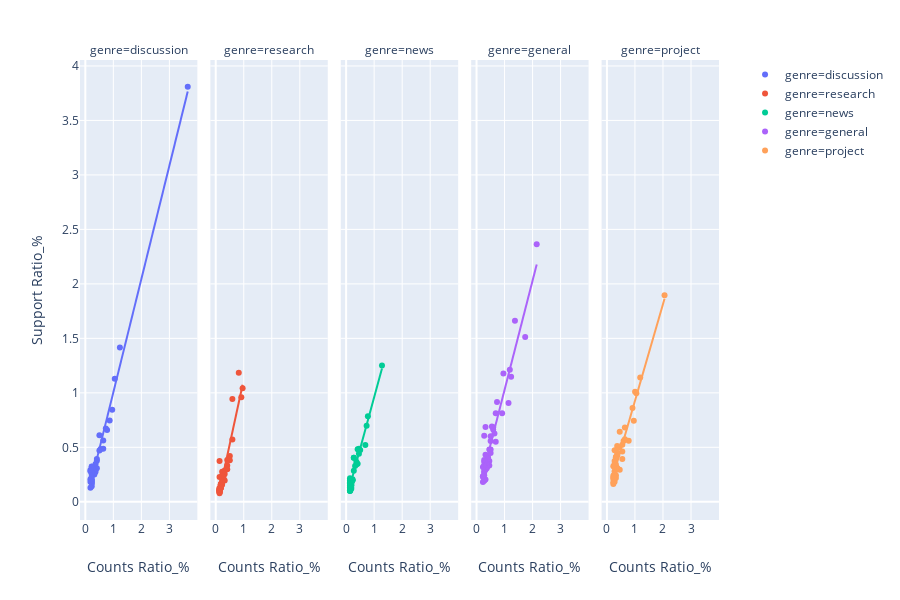

Write notebook code for a chart like this one.
### Code cell
import plotly.express as px
sup_ratio = px.scatter(new_ratio,x = "Counts Ratio_%", y="Support Ratio_%", 
                       color="genre", facet_col="genre", trendline = "ols",
                      hover_name="words")

plotly.offline.iplot(sup_ratio, show_link= True, image_width=800, image_height=600)

### Figure 1 — Plotly figure (JSON) as saved in the notebook; plotly's stock layout.template omitted (floating-point values rounded to 4 significant figures)
{"data": [{"hoverlabel": {"namelength": 0}, "hovertemplate": "<b>%{hovertext}</b><br><br>genre=discussion<br>Counts Ratio_%=%{x}<br>Support Ratio_%=%{y}", "hovertext": ["machine-learning", "papers", "ai", "deep-learning", "google", "learning", "neural", "openai", "tensorflow", "networks", "research", "best", "reinforcement", "first", "deep", "data", "work", "intelligence", "new", "model", "introduction", "production", "course", "science", "training", "reaing", "list", "andrew", "artificial", "understand", "made", "pytorch", "problem", "long", "current", "overview", "nature"], "legendgroup": "genre=discussion", "marker": {"color": "#636efa", "symbol": "circle"}, "mode": "markers", "name": "genre=discussion", "showlegend": true, "type": "scatter", "x": [3.655, 1.233, 1.051, 0.9593, 0.868, 0.7766, 0.7309, 0.6396, 0.6396, 0.5482, 0.5025, 0.5025, 0.4111, 0.4111, 0.4111, 0.3655, 0.3655, 0.3198, 0.3198, 0.3198, 0.2741, 0.2284, 0.2284, 0.2284, 0.2284, 0.2284, 0.2284, 0.2284, 0.2284, 0.2284, 0.2284, 0.2284, 0.1827, 0.1827, 0.1827, 0.1827, 0.1827], "xaxis": "x", "y": [3.809, 1.416, 1.128, 0.8458, 0.7457, 0.6599, 0.6732, 0.4866, 0.5624, 0.4851, 0.6098, 0.4715, 0.3084, 0.3764, 0.393, 0.3469, 0.2747, 0.2825, 0.2495, 0.2546, 0.2536, 0.1424, 0.2511, 0.2059, 0.1741, 0.1929, 0.2637, 0.3211, 0.1933, 0.3228, 0.2295, 0.1685, 0.2813, 0.1841, 0.128, 0.2908, 0.2066], "yaxis": "y"}, {"hoverlabel": {"namelength": 0}, "hovertemplate": "<b>OLS trendline</b><br>Support Ratio_% = 1.039767 * Counts Ratio_% + -0.034756<br>R<sup>2</sup>=0.984505<br><br>genre=discussion<br>Counts Ratio_%=%{x}<br>Support Ratio_%=%{y} <b>(trend)</b>", "legendgroup": "genre=discussion", "marker": {"color": "#636efa", "symbol": "circle"}, "mode": "lines", "name": "genre=discussion", "showlegend": false, "type": "scatter", "x": [0.1827, 0.1827, 0.1827, 0.1827, 0.1827, 0.2284, 0.2284, 0.2284, 0.2284, 0.2284, 0.2284, 0.2284, 0.2284, 0.2284, 0.2284, 0.2284, 0.2741, 0.3198, 0.3198, 0.3198, 0.3655, 0.3655, 0.4111, 0.4111, 0.4111, 0.5025, 0.5025, 0.5482, 0.6396, 0.6396, 0.7309, 0.7766, 0.868, 0.9593, 1.051, 1.233, 3.655], "xaxis": "x", "y": [0.1552, 0.1552, 0.1552, 0.1552, 0.1552, 0.2027, 0.2027, 0.2027, 0.2027, 0.2027, 0.2027, 0.2027, 0.2027, 0.2027, 0.2027, 0.2027, 0.2502, 0.2977, 0.2977, 0.2977, 0.3452, 0.3452, 0.3927, 0.3927, 0.3927, 0.4877, 0.4877, 0.5352, 0.6302, 0.6302, 0.7252, 0.7727, 0.8677, 0.9627, 1.058, 1.248, 3.765], "yaxis": "y"}, {"hoverlabel": {"namelength": 0}, "hovertemplate": "<b>%{hovertext}</b><br><br>genre=research<br>Counts Ratio_%=%{x}<br>Support Ratio_%=%{y}", "hovertext": ["neural", "networks", "images", "deep", "learning", "ai", "papers", "machine-learning", "deep-learning", "adversaial", "model", "gans", "synthesis", "deepmind", "openai", "convolutional", "2018", "2019", "google", "reinforcement", "new", "network", "using", "training", "research", "10", "top", "language", "released", "review", "data", "alphago", "iclr", "models", "transfer", "graph", "two", "self-play", "grid", "open", "without", "notes", "first", "person", "video", "code", "articles", "3d"], "legendgroup": "genre=research", "marker": {"color": "#EF553B", "symbol": "circle"}, "mode": "markers", "name": "genre=research", "showlegend": true, "type": "scatter", "x": [0.9593, 0.9137, 0.8223, 0.5939, 0.5939, 0.5025, 0.5025, 0.4111, 0.4111, 0.4111, 0.3198, 0.3198, 0.3198, 0.2741, 0.2741, 0.2741, 0.2741, 0.2284, 0.2284, 0.2284, 0.2284, 0.2284, 0.2284, 0.2284, 0.1827, 0.1827, 0.1827, 0.1827, 0.1827, 0.1827, 0.1827, 0.1827, 0.1827, 0.1827, 0.137, 0.137, 0.137, 0.137, 0.137, 0.137, 0.137, 0.137, 0.137, 0.137, 0.137, 0.137, 0.137, 0.137], "xaxis": "x2", "y": [1.042, 0.9592, 1.183, 0.9434, 0.5718, 0.421, 0.3824, 0.2979, 0.3321, 0.3842, 0.2866, 0.1946, 0.2551, 0.2564, 0.2301, 0.2483, 0.2099, 0.1818, 0.276, 0.1746, 0.2393, 0.1748, 0.1849, 0.1558, 0.129, 0.1525, 0.1607, 0.1336, 0.159, 0.1267, 0.1558, 0.1645, 0.1421, 0.132, 0.3751, 0.1115, 0.08826, 0.07847, 0.09148, 0.08938, 0.2284, 0.09791, 0.1253, 0.1056, 0.1084, 0.1034, 0.126, 0.1097], "yaxis": "y2"}, {"hoverlabel": {"namelength": 0}, "hovertemplate": "<b>OLS trendline</b><br>Support Ratio_% = 1.189564 * Counts Ratio_% + -0.066762<br>R<sup>2</sup>=0.880018<br><br>genre=research<br>Counts Ratio_%=%{x}<br>Support Ratio_%=%{y} <b>(trend)</b>", "legendgroup": "genre=research", "marker": {"color": "#EF553B", "symbol": "circle"}, "mode": "lines", "name": "genre=research", "showlegend": false, "type": "scatter", "x": [0.137, 0.137, 0.137, 0.137, 0.137, 0.137, 0.137, 0.137, 0.137, 0.137, 0.137, 0.137, 0.137, 0.137, 0.1827, 0.1827, 0.1827, 0.1827, 0.1827, 0.1827, 0.1827, 0.1827, 0.1827, 0.1827, 0.2284, 0.2284, 0.2284, 0.2284, 0.2284, 0.2284, 0.2284, 0.2741, 0.2741, 0.2741, 0.2741, 0.3198, 0.3198, 0.3198, 0.4111, 0.4111, 0.4111, 0.5025, 0.5025, 0.5939, 0.5939, 0.8223, 0.9137, 0.9593], "xaxis": "x2", "y": [0.09627, 0.09627, 0.09627, 0.09627, 0.09627, 0.09627, 0.09627, 0.09627, 0.09627, 0.09627, 0.09627, 0.09627, 0.09627, 0.09627, 0.1506, 0.1506, 0.1506, 0.1506, 0.1506, 0.1506, 0.1506, 0.1506, 0.1506, 0.1506, 0.205, 0.205, 0.205, 0.205, 0.205, 0.205, 0.205, 0.2593, 0.2593, 0.2593, 0.2593, 0.3136, 0.3136, 0.3136, 0.4223, 0.4223, 0.4223, 0.531, 0.531, 0.6397, 0.6397, 0.9114, 1.02, 1.074], "yaxis": "y2"}, {"hoverlabel": {"namelength": 0}, "hovertemplate": "<b>%{hovertext}</b><br><br>genre=news<br>Counts Ratio_%=%{x}<br>Support Ratio_%=%{y}", "hovertext": ["ai", "machine-learning", "google", "tensorflow", "open", "openai", "deep-learning", "pytorch", "new", "deepmind", "research", "neural", "andrew", "ng", "first", "model", "source", "released", "work", "nips", "releases", "models", "facebook", "launches", "gpus", "nvidia", "network", "game", "2017", "announcing", "stanford", "videos", "times", "project", "tasks", "self-driving", "dataset", "sources", "library", "wins", "data", "fund", "introducing", "alphago", "award", "get", "book"], "legendgroup": "genre=news", "marker": {"color": "#00cc96", "symbol": "circle"}, "mode": "markers", "name": "genre=news", "showlegend": true, "type": "scatter", "x": [1.279, 0.7766, 0.7309, 0.6852, 0.5025, 0.4568, 0.4568, 0.4111, 0.4111, 0.3655, 0.3655, 0.3198, 0.2741, 0.2741, 0.2741, 0.2284, 0.2284, 0.2284, 0.1827, 0.1827, 0.1827, 0.1827, 0.1827, 0.1827, 0.1827, 0.1827, 0.1827, 0.1827, 0.137, 0.137, 0.137, 0.137, 0.137, 0.137, 0.137, 0.137, 0.137, 0.137, 0.137, 0.137, 0.137, 0.137, 0.137, 0.137, 0.137, 0.137, 0.137], "xaxis": "x3", "y": [1.25, 0.7845, 0.6978, 0.5203, 0.4751, 0.4406, 0.4872, 0.3481, 0.4834, 0.3431, 0.3672, 0.3277, 0.4049, 0.4049, 0.286, 0.1972, 0.207, 0.1982, 0.1697, 0.1964, 0.1316, 0.1499, 0.1509, 0.1792, 0.1785, 0.1182, 0.1941, 0.1628, 0.1776, 0.1294, 0.1736, 0.1485, 0.1348, 0.1046, 0.195, 0.1285, 0.1736, 0.1316, 0.1028, 0.1636, 0.2171, 0.1732, 0.09861, 0.1443, 0.1927, 0.1006, 0.1704], "yaxis": "y3"}, {"hoverlabel": {"namelength": 0}, "hovertemplate": "<b>OLS trendline</b><br>Support Ratio_% = 0.944421 * Counts Ratio_% + 0.015346<br>R<sup>2</sup>=0.950031<br><br>genre=news<br>Counts Ratio_%=%{x}<br>Support Ratio_%=%{y} <b>(trend)</b>", "legendgroup": "genre=news", "marker": {"color": "#00cc96", "symbol": "circle"}, "mode": "lines", "name": "genre=news", "showlegend": false, "type": "scatter", "x": [0.137, 0.137, 0.137, 0.137, 0.137, 0.137, 0.137, 0.137, 0.137, 0.137, 0.137, 0.137, 0.137, 0.137, 0.137, 0.137, 0.137, 0.137, 0.137, 0.1827, 0.1827, 0.1827, 0.1827, 0.1827, 0.1827, 0.1827, 0.1827, 0.1827, 0.1827, 0.2284, 0.2284, 0.2284, 0.2741, 0.2741, 0.2741, 0.3198, 0.3655, 0.3655, 0.4111, 0.4111, 0.4568, 0.4568, 0.5025, 0.6852, 0.7309, 0.7766, 1.279], "xaxis": "x3", "y": [0.1448, 0.1448, 0.1448, 0.1448, 0.1448, 0.1448, 0.1448, 0.1448, 0.1448, 0.1448, 0.1448, 0.1448, 0.1448, 0.1448, 0.1448, 0.1448, 0.1448, 0.1448, 0.1448, 0.1879, 0.1879, 0.1879, 0.1879, 0.1879, 0.1879, 0.1879, 0.1879, 0.1879, 0.1879, 0.2311, 0.2311, 0.2311, 0.2742, 0.2742, 0.2742, 0.3174, 0.3605, 0.3605, 0.4036, 0.4036, 0.4468, 0.4468, 0.4899, 0.6625, 0.7056, 0.7488, 1.223], "yaxis": "y3"}, {"hoverlabel": {"namelength": 0}, "hovertemplate": "<b>%{hovertext}</b><br><br>genre=general<br>Counts Ratio_%=%{x}<br>Support Ratio_%=%{y}", "hovertext": ["machine-learning", "neural", "google", "deep-learning", "ai", "networks", "research", "using", "deepmind", "project", "ama", "free", "news", "discussion", "images", "released", "network", "data", "new", "deep", "python", "alphago", "papers", "video", "hinton", "adversaial", "dataset", "machinelearning", "team", "learning", "science", "geoffrey", "go", "amain", "introduction", "andrew", "play", "videos", "ng", "convolutional", "machine", "generaive", "brain", "openai", "artificial", "microsoft", "work", "us", "code"], "legendgroup": "genre=general", "marker": {"color": "#ab63fa", "symbol": "circle"}, "mode": "markers", "name": "genre=general", "showlegend": true, "type": "scatter", "x": [2.147, 1.736, 1.37, 1.233, 1.188, 1.142, 0.9593, 0.9137, 0.7309, 0.6852, 0.6852, 0.6396, 0.5939, 0.5939, 0.5482, 0.5025, 0.5025, 0.5025, 0.5025, 0.4568, 0.4568, 0.4568, 0.4111, 0.4111, 0.3655, 0.3655, 0.3655, 0.3198, 0.3198, 0.3198, 0.3198, 0.3198, 0.3198, 0.2741, 0.2741, 0.2741, 0.2741, 0.2741, 0.2741, 0.2741, 0.2741, 0.2741, 0.2741, 0.2741, 0.2741, 0.2284, 0.2284, 0.2284, 0.2284], "xaxis": "x4", "y": [2.364, 1.513, 1.661, 1.148, 1.211, 0.9064, 1.177, 0.8138, 0.9167, 0.5522, 0.8122, 0.6269, 0.6634, 0.6837, 0.6917, 0.48, 0.4479, 0.5574, 0.6013, 0.3329, 0.3747, 0.4798, 0.3302, 0.4074, 0.3409, 0.309, 0.3589, 0.3105, 0.6859, 0.2037, 0.3663, 0.294, 0.4328, 0.269, 0.3656, 0.3137, 0.2448, 0.3307, 0.3137, 0.3253, 0.1922, 0.1995, 0.6052, 0.282, 0.3842, 0.2301, 0.2346, 0.3199, 0.1824], "yaxis": "y4"}, {"hoverlabel": {"namelength": 0}, "hovertemplate": "<b>OLS trendline</b><br>Support Ratio_% = 1.003509 * Counts Ratio_% + 0.023826<br>R<sup>2</sup>=0.915669<br><br>genre=general<br>Counts Ratio_%=%{x}<br>Support Ratio_%=%{y} <b>(trend)</b>", "legendgroup": "genre=general", "marker": {"color": "#ab63fa", "symbol": "circle"}, "mode": "lines", "name": "genre=general", "showlegend": false, "type": "scatter", "x": [0.2284, 0.2284, 0.2284, 0.2284, 0.2741, 0.2741, 0.2741, 0.2741, 0.2741, 0.2741, 0.2741, 0.2741, 0.2741, 0.2741, 0.2741, 0.2741, 0.3198, 0.3198, 0.3198, 0.3198, 0.3198, 0.3198, 0.3655, 0.3655, 0.3655, 0.4111, 0.4111, 0.4568, 0.4568, 0.4568, 0.5025, 0.5025, 0.5025, 0.5025, 0.5482, 0.5939, 0.5939, 0.6396, 0.6852, 0.6852, 0.7309, 0.9137, 0.9593, 1.142, 1.188, 1.233, 1.37, 1.736, 2.147], "xaxis": "x4", "y": [0.253, 0.253, 0.253, 0.253, 0.2989, 0.2989, 0.2989, 0.2989, 0.2989, 0.2989, 0.2989, 0.2989, 0.2989, 0.2989, 0.2989, 0.2989, 0.3447, 0.3447, 0.3447, 0.3447, 0.3447, 0.3447, 0.3906, 0.3906, 0.3906, 0.4364, 0.4364, 0.4823, 0.4823, 0.4823, 0.5281, 0.5281, 0.5281, 0.5281, 0.5739, 0.6198, 0.6198, 0.6656, 0.7115, 0.7115, 0.7573, 0.9407, 0.9865, 1.17, 1.216, 1.262, 1.399, 1.766, 2.178], "yaxis": "y4"}, {"hoverlabel": {"namelength": 0}, "hovertemplate": "<b>%{hovertext}</b><br><br>genre=project<br>Counts Ratio_%=%{x}<br>Support Ratio_%=%{y}", "hovertext": ["machine-learning", "using", "deep-learning", "tensorflow", "neural", "images", "pytorch", "learning", "python", "papers", "ai", "models", "networks", "tutorial", "implementaion", "simple", "network", "deep", "reinforcement", "keras", "code", "dataset", "video", "built", "datasets", "google", "project", "openai", "visual", "guide", "object", "model", "implementaions", "course", "style", "open", "collection", "play", "2018", "algorithms", "made", "trained", "train", "library", "projects", "aime", "self-driving", "new", "faces", "algorithm"], "legendgroup": "genre=project", "marker": {"color": "#FFA15A", "symbol": "circle"}, "mode": "markers", "name": "genre=project", "showlegend": true, "type": "scatter", "x": [2.056, 1.188, 1.051, 1.005, 0.9593, 0.9137, 0.7766, 0.6396, 0.6396, 0.5939, 0.5482, 0.5482, 0.5482, 0.4568, 0.4568, 0.4111, 0.3655, 0.3655, 0.3655, 0.3655, 0.3655, 0.3198, 0.3198, 0.3198, 0.3198, 0.3198, 0.3198, 0.3198, 0.3198, 0.3198, 0.3198, 0.3198, 0.2741, 0.2741, 0.2741, 0.2741, 0.2741, 0.2741, 0.2741, 0.2741, 0.2741, 0.2741, 0.2741, 0.2741, 0.2284, 0.2284, 0.2284, 0.2284, 0.2284, 0.2284], "xaxis": "x5", "y": [1.895, 1.14, 0.9971, 1.01, 0.7434, 0.8612, 0.5605, 0.6815, 0.5742, 0.5591, 0.5227, 0.4617, 0.3918, 0.2943, 0.643, 0.4989, 0.3055, 0.3091, 0.4509, 0.5116, 0.4265, 0.4115, 0.3053, 0.2992, 0.2445, 0.3023, 0.3209, 0.4077, 0.3129, 0.3118, 0.3428, 0.2185, 0.2523, 0.3293, 0.2558, 0.2414, 0.1831, 0.3737, 0.3224, 0.2793, 0.3501, 0.4729, 0.2127, 0.2288, 0.1625, 0.3269, 0.2095, 0.1803, 0.2386, 0.2223], "yaxis": "y5"}, {"hoverlabel": {"namelength": 0}, "hovertemplate": "<b>OLS trendline</b><br>Support Ratio_% = 0.887965 * Counts Ratio_% + 0.038317<br>R<sup>2</sup>=0.928604<br><br>genre=project<br>Counts Ratio_%=%{x}<br>Support Ratio_%=%{y} <b>(trend)</b>", "legendgroup": "genre=project", "marker": {"color": "#FFA15A", "symbol": "circle"}, "mode": "lines", "name": "genre=project", "showlegend": false, "type": "scatter", "x": [0.2284, 0.2284, 0.2284, 0.2284, 0.2284, 0.2284, 0.2741, 0.2741, 0.2741, 0.2741, 0.2741, 0.2741, 0.2741, 0.2741, 0.2741, 0.2741, 0.2741, 0.2741, 0.3198, 0.3198, 0.3198, 0.3198, 0.3198, 0.3198, 0.3198, 0.3198, 0.3198, 0.3198, 0.3198, 0.3655, 0.3655, 0.3655, 0.3655, 0.3655, 0.4111, 0.4568, 0.4568, 0.5482, 0.5482, 0.5482, 0.5939, 0.6396, 0.6396, 0.7766, 0.9137, 0.9593, 1.005, 1.051, 1.188, 2.056], "xaxis": "x5", "y": [0.2411, 0.2411, 0.2411, 0.2411, 0.2411, 0.2411, 0.2817, 0.2817, 0.2817, 0.2817, 0.2817, 0.2817, 0.2817, 0.2817, 0.2817, 0.2817, 0.2817, 0.2817, 0.3223, 0.3223, 0.3223, 0.3223, 0.3223, 0.3223, 0.3223, 0.3223, 0.3223, 0.3223, 0.3223, 0.3628, 0.3628, 0.3628, 0.3628, 0.3628, 0.4034, 0.444, 0.444, 0.5251, 0.5251, 0.5251, 0.5657, 0.6062, 0.6062, 0.7279, 0.8496, 0.8902, 0.9307, 0.9713, 1.093, 1.864], "yaxis": "y5"}], "layout": {"annotations": [{"showarrow": false, "text": "genre=discussion", "x": 0.09, "xanchor": "center", "xref": "paper", "y": 1, "yanchor": "bottom", "yref": "paper"}, {"showarrow": false, "text": "genre=research", "x": 0.29, "xanchor": "center", "xref": "paper", "y": 1, "yanchor": "bottom", "yref": "paper"}, {"showarrow": false, "text": "genre=news", "x": 0.49, "xanchor": "center", "xref": "paper", "y": 1, "yanchor": "bottom", "yref": "paper"}, {"showarrow": false, "text": "genre=general", "x": 0.69, "xanchor": "center", "xref": "paper", "y": 1, "yanchor": "bottom", "yref": "paper"}, {"showarrow": false, "text": "genre=project", "x": 0.89, "xanchor": "center", "xref": "paper", "y": 1, "yanchor": "bottom", "yref": "paper"}], "height": 600, "legend": {"tracegroupgap": 0}, "margin": {"t": 60}, "xaxis": {"anchor": "y", "domain": [0, 0.18], "title": {"text": "Counts Ratio_%"}}, "xaxis2": {"anchor": "y2", "domain": [0.2, 0.38], "matches": "x", "title": {"text": "Counts Ratio_%"}}, "xaxis3": {"anchor": "y3", "domain": [0.4, 0.58], "matches": "x", "title": {"text": "Counts Ratio_%"}}, "xaxis4": {"anchor": "y4", "domain": [0.6, 0.78], "matches": "x", "title": {"text": "Counts Ratio_%"}}, "xaxis5": {"anchor": "y5", "domain": [0.8, 0.98], "matches": "x", "title": {"text": "Counts Ratio_%"}}, "yaxis": {"anchor": "x", "domain": [0, 1], "title": {"text": "Support Ratio_%"}}, "yaxis2": {"anchor": "x2", "domain": [0, 1], "matches": "y", "showticklabels": false}, "yaxis3": {"anchor": "x3", "domain": [0, 1], "matches": "y", "showticklabels": false}, "yaxis4": {"anchor": "x4", "domain": [0, 1], "matches": "y", "showticklabels": false}, "yaxis5": {"anchor": "x5", "domain": [0, 1], "matches": "y", "showticklabels": false}}}
